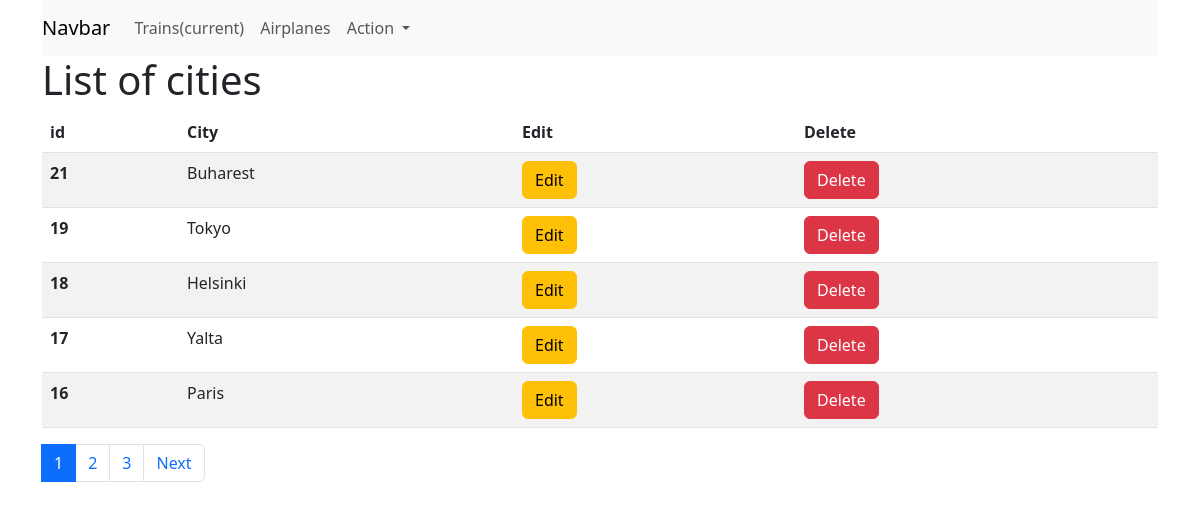
The page / on the database its author committed.
### cities_main/models.py (models this page shows, shortened)
class City(models.Model):
    name = models.CharField(max_length=50, unique=True)
    slug = models.SlugField(max_length=50, unique=True)
    created = models.DateTimeField(auto_now_add=True)

### cities_main/views.py (the view)
# urls.py: path('', TrainListView.as_view(), name="homepage"),
class TrainListView(ListView):
    model = City
    ordering = '-created'
    context_object_name = 'city'
    template_name = 'cities_main/index.html'
    paginate_by = 5

### cities_main/templates/cities_main/index.html (shortened to what this page needs)
{% extends 'cities_main/base.html' %}
{% block body %}
<div class="container">
    <div class="row justify-content-center">
        <div class="col-sm-12">
            <h1>List of cities</h1>
            <table class="table table-striped">
                <thead>
                <tr>
                    <th scope="col">id</th>
                    <th scope="col">City</th>
                    <th scope="col">Edit</th>
                    <th scope="col">Delete</th>
                </tr>
                </thead>
                <tbody>
                {% for i in city %}
                <tr>
                    <th scope="row">{{ i.pk }}</th>
                    <td>{{ i.name }}</td>
                    <td>
                        <a href="{% url 'cities_main:UpdateCity' slug=i.slug%}" class="text-decoration-none">
                            <button type="button" class="btn btn-warning">Edit</button>
                        </a>
                    </td>
                    <td><a href="{% url 'cities_main:DeleteCity' slug=i.slug%}" class="text-decoration-none">
                        <button type="button" class="btn btn-danger">Delete</button>
                    </a>
                    </td>
                </tr>
                {% endfor %}
                </tbody>
            </table>
            <nav aria-label="Page navigation example">
  <ul class="pagination">
      {% for page in page_obj.paginator.page_range%}
    <li class="page-item {% if page == page_obj.number %} active {% endif %}">
        <a class="page-link" href="?page={{page}}">{{page}}</a>
    </li>
      {%endfor%}
              {% if page_obj.has_next %}
    <li class="page-item">
      <a class="page-link" href="?page={{ page_obj.next_page_number }}" aria-label="Next">
        <span class="sr-only">Next</span>
          {%endif%}
      </a>
    </li>
  </ul>
</nav>
        </div>
    </div>
</div>
{% endblock %}

### rows shown on the page
City: pk "21", name "Buharest"
City: pk "19", name "Tokyo"
City: pk "18", name "Helsinki"
City: pk "17", name "Yalta"
City: pk "16", name "Paris"

### other values the page prints
{{ page }} "1" "2" "3"
